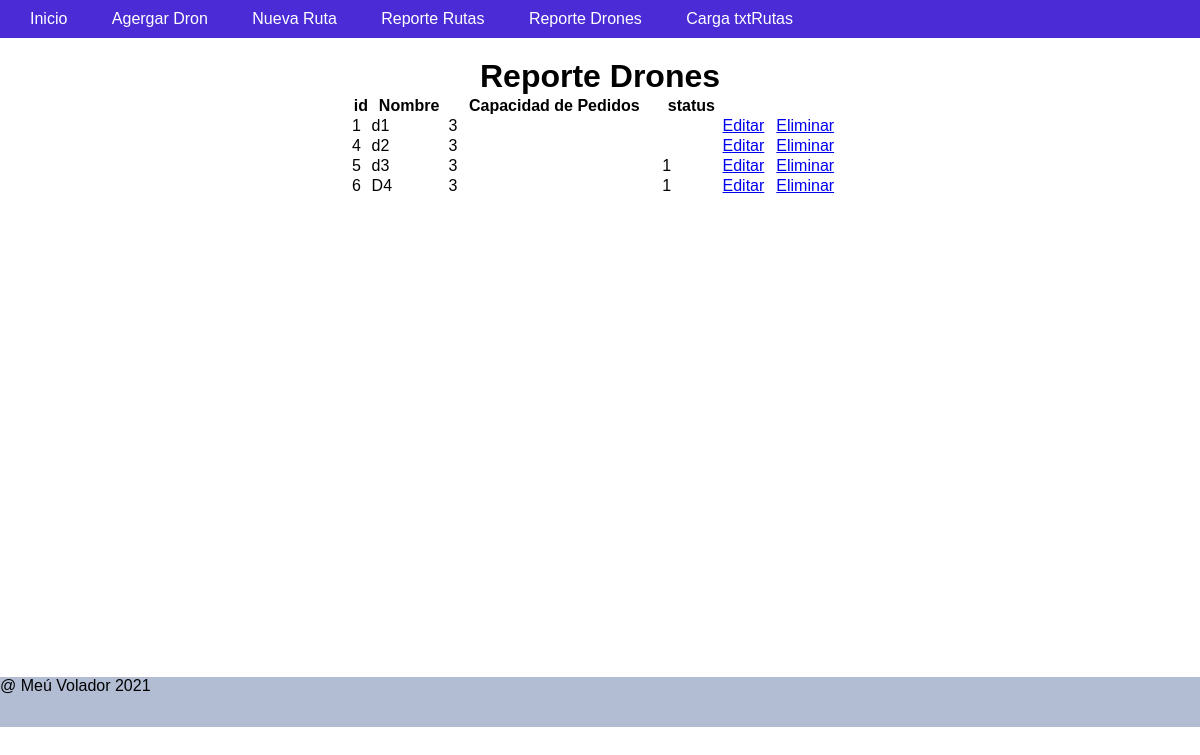
/reportedron, run on the app's committed database.
### tables this page shows
CREATE TABLE `dron` (
  `id` int(11) NOT NULL AUTO_INCREMENT,
  `nombre` varchar(30) DEFAULT NULL,
  `cantpedidos` smallint(2) DEFAULT NULL,
  `status` tinyint(1) DEFAULT NULL,
  PRIMARY KEY (`id`),
  UNIQUE KEY `nombre` (`nombre`)
);

### libs/controller.php (called while the page is built, shortened)
<?php
class Controller{
    function loadModel($model){
        $url = 'models/'.$model.'model.php';
    }
}
?>

### libs/view.php (called while the page is built, shortened)
<?php
class View{
    function render($nombre){
        require 'views/' . $nombre . '.php';
    }
}
?>

### controllers/reportedron.php (called while the page is built, shortened)
<?php
    class ReporteDron extends Controller{
        function __construct()
        {
            $this->view->drones = [];
        }
        function render(){
            $drones =  $this->model->getDron();
            $this->view->drones = $drones;
            $this->view->render('reportedron/index');
        }
    }

### index.php (called while the page is built, shortened)
<?php
    require_once 'libs/db.php';
    require_once 'libs/controller.php';
    require_once 'libs/view.php';
    require_once 'libs/app.php';
    $app = new App();
?>

### models/reportedronmodel.php (called while the page is built, shortened)
<?php
class ReporteDronModel extends Model{
    public function getDron(){
        $items =[];
        try{
            $query = $this->db->connect()->query("SELECT * FROM DRON");
            while($row = $query->fetch()){
                $item = new Dron();
                $item->id = $row['id'];
                $item->nombre = $row['nombre'];
                $item->cantpedidos = $row['cantpedidos'];
                $item->status = $row['status'];
                array_push($items,$item);
            }
            return $items;
        }catch(PDOException $e){
            return [];
        }
    }
}
?>

### libs/db.php (called while the page is built)
<?php
class DB{
    private $host;
    private $db;
    private $user;
    private $password;
    private $charset;
    public function __construct()
    {
        $this->host = constant('HOST');
        $this->db = constant('DB');
        $this->user = constant('USER');
        $this->password = constant('PASSWORD');
        $this->charset = constant('CHARSET');
    }
    function connect(){
        try{
            $connection = "mysql:host=" . $this->host . ";dbname=" . $this->db . ";charset=" . $this->charset;
            $options = [
                PDO::ATTR_ERRMODE            => PDO::ERRMODE_EXCEPTION,
                PDO::ATTR_EMULATE_PREPARES   => false,
            ];
            $pdo = new PDO($connection, $this->user, $this->password, $options);
            return $pdo;
        }catch(PDOException $e){
            print_r('Error connection: ' . $e->getMessage());
        }
    }
}
?>

### views/reportedron/index.php (the view, shortened to what this page needs)
<!DOCTYPE html>
<html lang="en">
<head>
</head>
<body>
        <?php     require 'views/header.php';       ?>
       <div id="main">
         <h1 class="center">Reporte Drones</h1>
        <table width="100%" >
            <thead>
                <tr>
                   <th>id</th>
                   <th>Nombre</th>
                   <th>Capacidad de Pedidos</th>
                   <th>status</th>
                </tr>
            </thead>
            <tbody>
            <?php
                foreach ($this->drones as $row) {
                    $Drones = $row; ?>
                <tr>
                    <td><?php echo $Drones->id; ?></td>
                    <td><?php echo $Drones->nombre; ?></td>
                    <td><?php echo $Drones->cantpedidos; ?></td>
                    <td><?php echo $Drones->status; ?></td>
                    <td><a href="#">Editar</></td>
                    <td><a href="#">Eliminar</></td>
                </tr>
            <?php
                } ?>
            </tbody>
        </table>
       </div>
        <?php     require 'views/footer.php';       ?>
</body>
</html>

### libs/app.php (shortened to what this page needs)
<?php
class App{
    function App(){
        $url = isset($_GET['url']) ?$_GET['url']: null;
        $url = rtrim($url, '/');
        $url = explode('/', $url);
        $archivoController = 'controllers/' . $url[0] . '.php';
        if(file_exists($archivoController)){
            $controller = new $url[0];
            $controller->loadModel($url[0]);
            $nparam = sizeof($url);
            if($nparam > 1){
                if($nparam > 2){
                    $param =[];
                    for($i = 2;$i<$nparam; $i++){
                       array_push($param, $url[$i]) ;
                    }
                    $controller->{$url[1]}($param);
                }else{
                    $controller->{$url[1]}();
                }
            }else{
               $controller->render();
            }
        }else{
            $controller = new Errores();
        }
    }
}
?>

### views/header.php (shortened to what this page needs)
<!DOCTYPE html>
<html lang="en">
<head>
    <link rel="stylesheet" href="<?php echo constant('URL'); ?>public/css/main.css">
</head>
<body>
    <div id="header">
        <ul>
            <li><a href="<?php echo constant('URL');?>main">Inicio</a></li>
            <li><a href="<?php echo constant('URL');?>agregardron">Agergar Dron</a></li>
            <li><a href="<?php echo constant('URL');?>nuevo">Nueva Ruta</a></li>
            <li><a href="<?php echo constant('URL');?>reporte">Reporte Rutas</a></li>
            <li><a href="<?php echo constant('URL');?>reportedron">Reporte Drones</a></li>
            <li><a href="<?php echo constant('URL');?>uploadtxt">Carga txtRutas</a></li>
        </ul>
    </div>
</body>
</html>

### views/footer.php
<div id="footer">
    @  Meú Volador 2021
</div>

### public/css/main.css (style rules this page uses)
* { padding: 0; margin: 0; }
body { font-family: Arial, Helvetica, sans-serif; background-color: rgb(255, 255, 255); }
#header { background: rgb(74, 43, 214); padding: 10px; }
#header ul li { list-style: none; display: inline; padding: 10px; }
#header ul li a { color: white; text-decoration: none; padding: 10px; }
#footer { background: rgb(178, 189, 212); margin-top:460px; width:100%; height:50px; }
#main { padding: 20px 0; width: 500px; margin: 0 auto; }
.center { text-align: center; }

### data on the page
dron: id "1", nombre "d1", cantpedidos "3"
dron: id "4", nombre "d2", cantpedidos "3"
dron: id "5", nombre "d3", cantpedidos "3", status "1"
dron: id "6", nombre "D4", cantpedidos "3", status "1"
